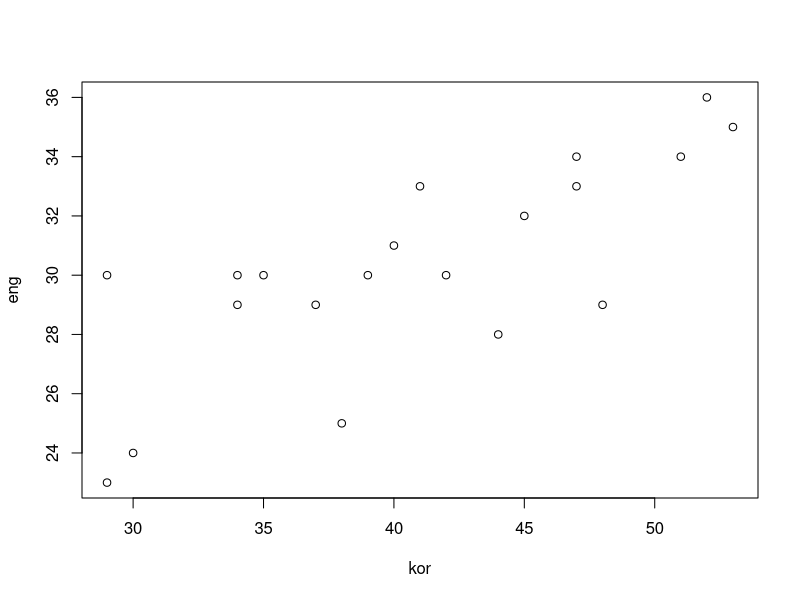
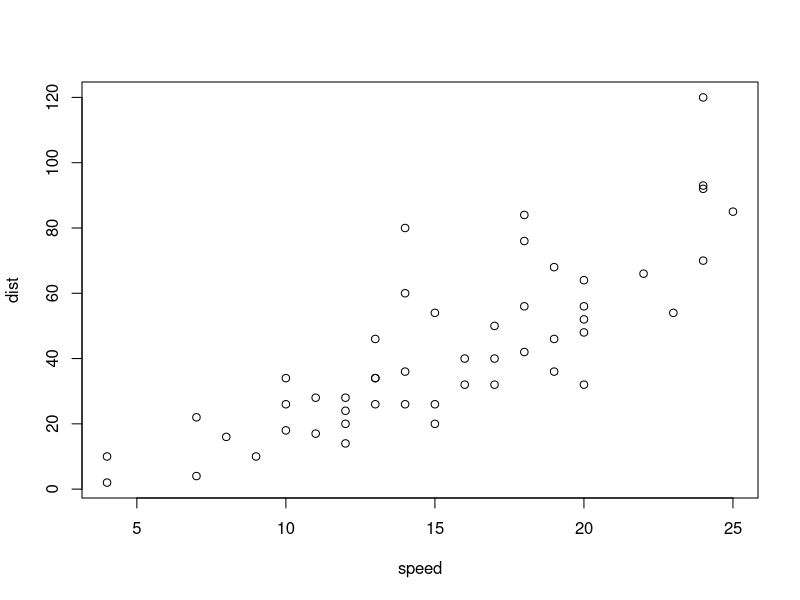

These charts were generated, in order, by the following R code: (Note: this script raises an error after producing the figures.)

## ----corr, comment=NA, size='scriptsize'---------------------------------
kor <- c(42,38,51,53,40,37,41,29,52,39,45,34,47,35,44,48,47,30,29,34)
eng <- c(30,25,34,35,31,29,33,23,36,30,32,29,34,30,28,29,33,24,30,30) 

plot(kor,eng)
cor(kor,eng) # 표본상관계수
cor.test(kor,eng) # 상관분석

## 단순선형회귀
lm(eng~kor)

cars
plot(cars)
lm(dist~speed, data=cars)

## ----antb, comment=NA, size='scriptsize'---------------------------------
lm(eng~kor)
asd <- cbind(kor, eng)
lm(kor~eng, data=asd) # 행렬의 형태로는 할 수 없음
asd <- as.data.frame(asd) # 데이터 프레임으로 변환해줘야 가능하다.
lm(kor~eng, data=asd)

linear.fit <- lm(eng~kor)
summary(linear.fit)
anova(linear.fit)

## ----regcoets, comment=NA, size='scriptsize'-----------------------------
year <- c(1,1.5,2,2,3,3,3.2,4,4.5,5,5,5.5)
price <- c(4.5,4,3.2,3.4,2.5,2.3,2.3,1.6,1.5,1,0.8,0.4)
car_lm <- lm(price~year); summary(car_lm )


## ----regcoets2, comment=NA, size='scriptsize'----------------------------

sxx <- sum(year^2) - 12*(mean(year)^2)
t0 <- (car_lm$coefficients[2]-(-0.8))/(sqrt(anova(car_lm)["Residuals","Mean Sq"]/sxx))
t0; t0 <= qt(0.05,10) # 통계량이 기각역에 들어가지 못한다.

car_lm$coefficients[2]
anova(car_lm)["Residuals","Mean Sq"]
sxx

confint(car_lm)

## ----prdint, comment=NA, size='scriptsize'-------------------------------
predict(car_lm, newdata = data.frame("year"=2.5), interval="confidence")


## ----respl1, comment=NA, size='scriptsize'-------------------------------
plot(rstandard(car_lm)) # 스튜던트화 잔차도
abline(h=0) # 수평선


## ----regdif, comment=NA, size='scriptsize'-------------------------------
x1 <- c(10,8,13,9,11,14,6,4,12,7,5)
y1 <- c(8.04,6.95,7.58,8.81,8.33,9.96,7.24,4.26,10.84,4.82,5.68)

x2 <- c(10,8,13,9,11,14,6,4,12,7,5)
y2 <- c(9.14,8.14,8.74,8.77,9.26,8.1,6.13,3.1,9.13,7.26,4.74)

lm1 <- lm(y1~x1); lm2 <- lm(y2~x2)
lm1$coefficients ;summary(lm1)$r.squared;anova(lm1)$F[1]
lm2$coefficients ;summary(lm2)$r.squared;anova(lm2)$F[1]
anova(lm2)$F[1]

## ----regdif2, comment=NA, size='scriptsize'------------------------------
par(mfrow=c(1,2))
plot(x1,y1)
abline(lm1$coefficients[1], lm1$coefficients[2], col="red")
plot(x2,y2)
abline(lm2$coefficients[1], lm2$coefficients[2], col="red")

plot(rstudent(lm1), main="residual plot of data A")
abline(h=0, col="rosybrown")
plot(rstudent(lm2), main="residual plot of data B")
abline(h=0, col="rosybrown")

## ----iris1, comment=NA, size='scriptsize'--------------------------------
str(iris)
View(iris)

## ----iris2, comment=NA, size='tiny'--------------------------------------
 iris_lm <- lm(Sepal.Width~Petal.Length+Sepal.Length+Petal.Width, data=iris)
 summary(iris_lm)

## ----iris3, comment=NA, size='tiny'--------------------------------------
 par(mfrow=c(2,2))
 plot(iris_lm)

## ----iriscat1, comment=NA, size='tiny'-----------------------------------
 iris_lm2 <- lm(Sepal.Width~., data=iris) # 모든 설명변수를 입력
 summary(iris_lm2)

## ----iriscat2, comment=NA, size='tiny'-----------------------------------
 plot(iris$Petal.Width, iris$Sepal.Width, cex=0.7, pch=as.numeric(iris$Species))
 iris_rm <- lm(Sepal.Width ~ Petal.Width + Species, data=iris)
 abline(coef(iris_rm)[1], coef(iris_rm)[2], lty=1)
 abline(sum(coef(iris_rm)[c(1,3)]), coef(iris_rm)[2], lty=2)
 abline(sum(coef(iris_rm)[c(1,4)]), coef(iris_rm)[2], lty=3)
 legend("topright", levels(iris$Species), pch=1:3)

## ----boston1, comment=NA, size='scriptsize'------------------------------
library(MASS); data(Boston); str(Boston)

## ----boston2, comment=NA, size='scriptsize'------------------------------
 Boston_fm <- lm(medv~., data=Boston)
 Boston_rm <- step(Boston_fm, direction="backward")


## ----boston3, comment=NA, size='tiny'------------------------------------
summary(Boston_rm)


